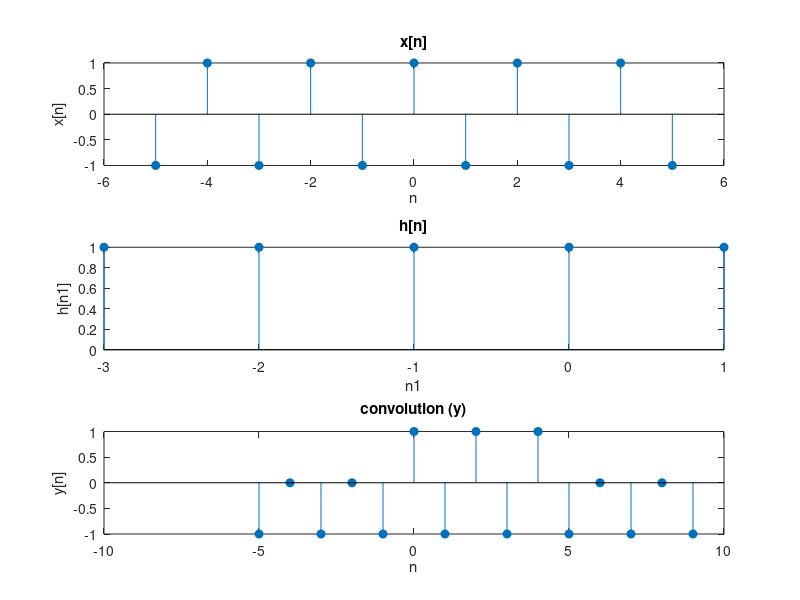

MATLAB code for this plot: (Note: this script raises an error after producing the figure.)
n=-5:5;
n1=-3:1;
x(mod(n,2)==0)=1;
x(mod(n,2)~=0)=-1;
h=(n1>=-3 & n1<=1);
y=conv(x,h);

subplot(3,1,1);
stem(n,x,"filled");
title("x[n]");
xlabel('n');
ylabel('x[n]');

subplot(3,1,2);
stem(n1,h,"filled");
title("h[n]");
xlabel('n1');
ylabel('h[n1]');

subplot(3,1,3);
stem(-5:9,y,"filled");
title("convolution (y)");
xlabel('n');
ylabel('y[n]');

sgtitle("convolution");